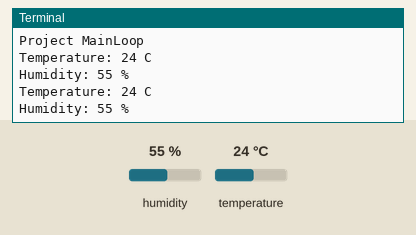
Bench run of a program on a simulated Raspberry Pi (BCM pin numbers). Parts: the last lines printed to the terminal. The inputs (shaded band) are chosen by the test bench; at power-on: humidity 55 %, temperature 24 °C. Library files of the repository ran but are not shown: dht11.py.

Above: at 2.2 s.
2.3 s: humidity set to 22 %
At 3.7 s:
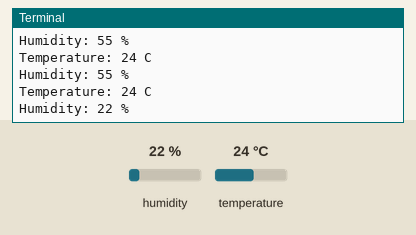
3.8 s: temperature set to 12 °C
At 5.1 s:
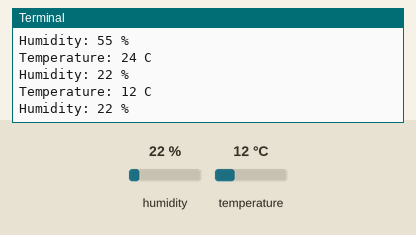
5.3 s: humidity set to 40 %
At 6.3 s:
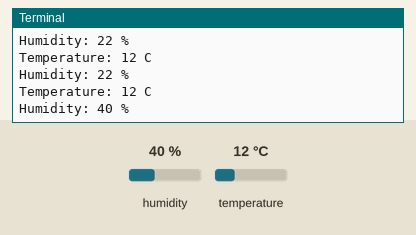
Timing chart, 0 to 8.3 s (numbered marks = the images above; inputs shaded):
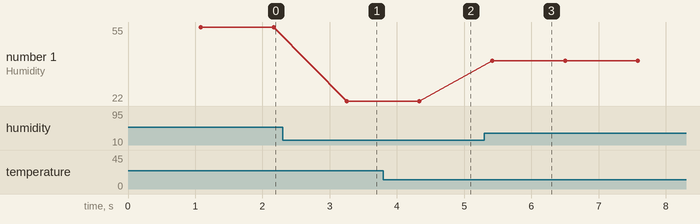

Measured:
- after the input at 2.3 s, the terminal: prints a new line after 0.95 s (image 1)
- after the input at 3.8 s, the terminal: prints a new line after 0.53 s (image 2)
- after the input at 5.3 s, the terminal: prints a new line after 0.12 s (image 3)
- plotted number 1: 55 → 22 after the input at 2.3 s, 22 → 40 after the input at 5.3 s

The program:

main.py
```python
#!!aum!!
import RPi.GPIO as GPIO
import time
from dht11 import DHT11

DHT  = 4

class main:
    def setup(self):
        GPIO.setmode(GPIO.BCM)       # Use BCM GPIO numbers
        GPIO.setwarnings(False)
        self.dht = DHT11(DHT)
        print ('Project Init')
        time.sleep(1)

    def loop(self):
        print ('Project MainLoop')
        while True:
            result = self.dht.read()
            if result.is_valid():
                temperature = result.temperature
                humidity    = result.humidity
                print("Temperature: "+str(temperature)+" C")
                print("Humidity: "+str(humidity)+" %")
            else:
                print("DHT ERROR")

            time.sleep(1)

    def end(self):
        print("Exit file")
        GPIO.cleanup()


rpi = main()
rpi.setup()
try:
    rpi.loop()
except KeyboardInterrupt:
    rpi.end()
```
